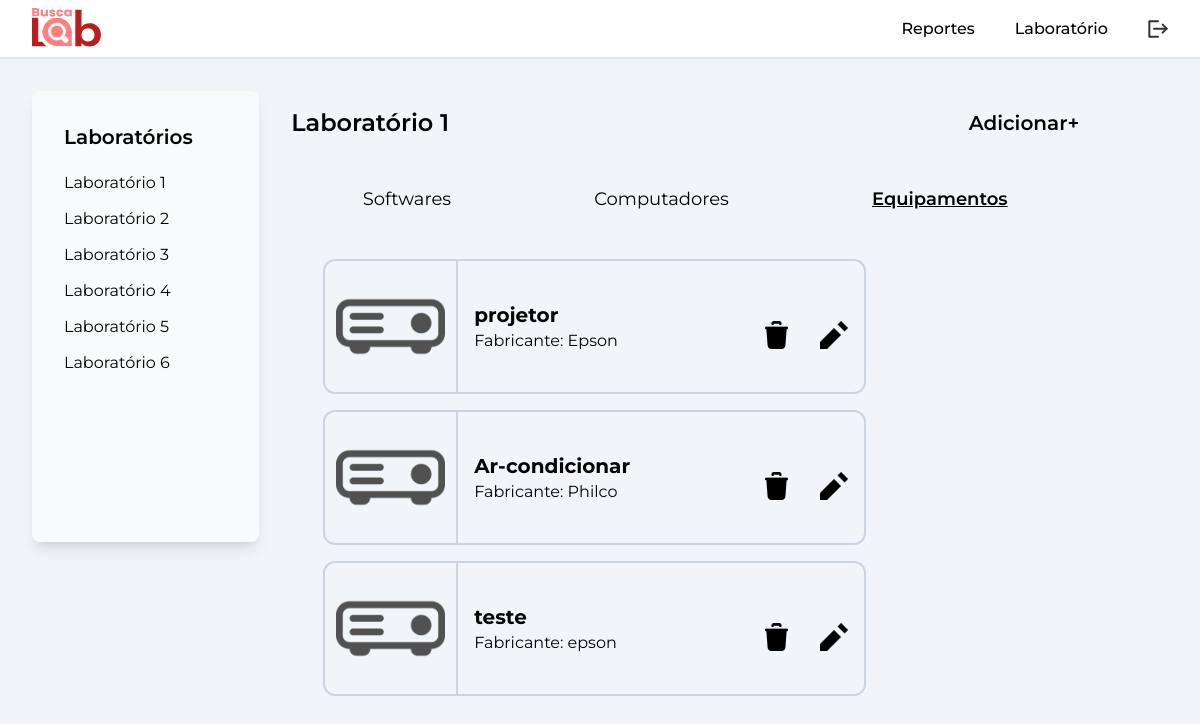
/html/suporte/labs/lab.equip.php?l=1 (signed in), run on an earlier commit of the app's database.
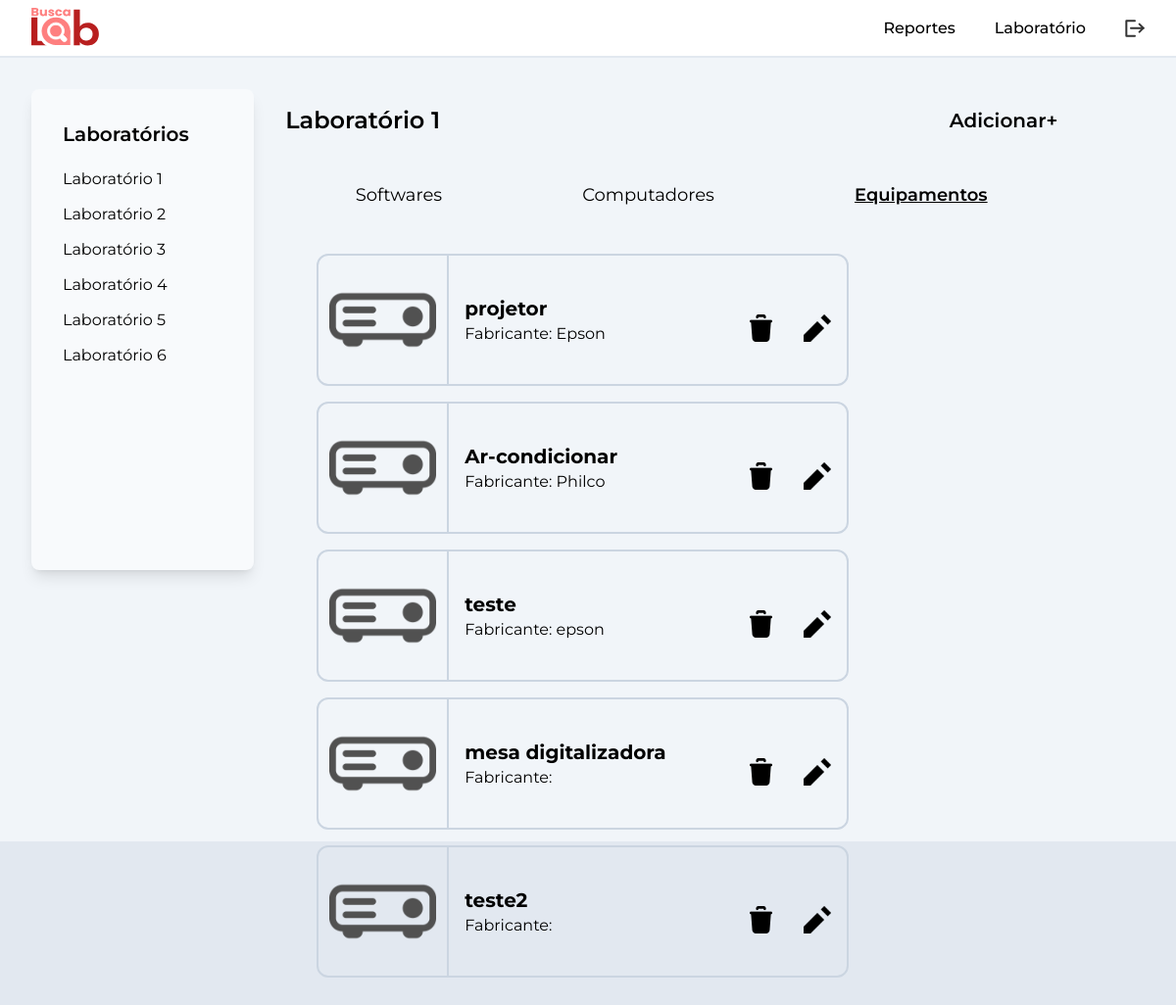
And on a later commit of the database.
### tables this page shows
CREATE TABLE `tb_equipamentos` (
  `id` int NOT NULL,
  `modelo` varchar(100) NOT NULL,
  `patrimonio` varchar(50) NOT NULL,
  `fabricante` varchar(50) NOT NULL,
  `lab1` tinyint(1) NOT NULL,
  `lab2` tinyint(1) NOT NULL,
  `lab3` tinyint(1) NOT NULL,
  `lab4` tinyint(1) NOT NULL,
  `lab5` tinyint(1) NOT NULL,
  `lab6` tinyint(1) NOT NULL
);

### src/models/labs.model.php (called while the page is built, shortened)
<?php
    require 'conexao.php';
    if(isset($_GET['l']) && !empty($_GET['l'])){
        $id_lab = $_GET['l'];
    }
    $query_equip = $conexao->prepare("SELECT id,fabricante,modelo,lab".$id_lab." FROM tb_equipamentos");
    $query_equip->execute();
    $dados_equip = $query_equip->fetchAll();
?>

### html/suporte/labs/lab.equip.php (the view, shortened to what this page needs)
<?php
include '../../../src/models/labs.model.php';
?>
<!DOCTYPE html>
<html lang="pt-br">
<head>
    <link rel="stylesheet" href="../../../src/css/output.css" />
</head>
<body class="font-montserrat h-screen flex flex-col justify-between bg-slate-200">
    <header class="flex justify-between pt-2 pb-2 pr-8 pl-8 items-center shadow-lg border-b-2 border-slate-200 bg-white">
        <section>
            <a href="../main.php"><img src="../../../assets/cyberpunk/logo-cyberpunk.svg" alt="" class="w-3/4"></a>
        </section>
        <section class="flex gap-10 items-center">
            <a href="../main.php">
                <p class="transition-all cursor-pointer font-medium hover:font-semibold">Reportes</p>
            </a>
            <a href="lab.equip.php?l=1">
                <p class="transition-all cursor-pointer font-medium hover:font-semibold">Laboratório</p>
            </a>
            <a href="../../../src/models/logout.php"><img src="../../../assets/logout.svg" class="w-5 hover:w-6 transition-all" alt=""></a>
        </section>
    </header>
    <section class="flex align-start bg-slate-100 p-8 h-screen">
        <nav class="flex flex-col gap-3 w-1/5 h-2/3 p-8 bg-slate-50 rounded-lg shadow-lg">
            <h3 class="text-xl font-semibold mb-2">Laboratórios</h3>
            <?php
            for ($i = 1; $i < 7; $i++) {
                echo '<a class="transition-all hover:font-semibold flex flex-row flex-nowrap gap-4" href="lab.soft.php?l=' . $i . '">
                                <p>Laboratório ' . $i . '</p>';
                echo '</a>';
            }
            ?>
        </nav>
        <main class="flex flex-col p-8 pt-4 gap-8 w-3/4 ">
            <section>
                <div class="flex flex-row justify-between items-center">
                    <h2 class="text-2xl font-semibold">Laboratório <?php echo $id_lab; ?></h2>
                    <a href="../add.equip.php?l=<?= $id_lab ?>">
                        <div class="text-xl font-semibold hover:underline transition-all ">Adicionar+</div>
                    </a>
                </div>
            </section>
            <section class="flex flex-col w-100">
                <div class="flex h-10 items-center justify-around mt-2 mb-2 w-100">
                    <a href="lab.soft.php?l=<?= $id_lab; ?>">
                        <button class="text-lg" data-page="Softwares">
                            Softwares
                        </button>
                    </a>
                    <a href="lab.modelos.php?l=<?= $id_lab; ?>">
                        <button class="text-lg" data-page="Computadores">
                            Computadores
                        </button>
                    </a>
                    <button class="text-lg font-semibold underline" data-page="Equipamentos">
                        Equipamentos
                    </button>
                </div>
                <div>
                    <ul>
                        <li>
                            <div id="Equipamentos" class="flex flex-col gap-10 p-8">
                                <div class="flex flex-row flex-wrap gap-4">
                                    <?php foreach ($dados_equip as $key => $value) {
                                        $id_equip = $dados_equip[$key]['id'];
                                        if ($dados_equip[$key]['lab' . $id_lab] != 0) {
                                    ?>
                                            <div class="flex h-full w-3/4 rounded-xl border-2 border-slate-300">
                                                <div class="flex items-center justify-center h-42 w-1/3 rounded-l-xl border-r-2 border-slate-300">
                                                    <img src="../../../assets/suporte/projetor.png" alt="" class="h-5/6">
                                                </div>
                                                <div class="flex w-full p-4 items-center justify-between">
                                                    <div class="flex flex-col">
                                                        <h3 class="text-xl font-bold"><?= $dados_equip[$key]['modelo']; ?></h3>
                                                        <span>Fabricante: <?= $dados_equip[$key]['fabricante']; ?></span>
                                                    </div>
                                                    <div class="flex flex-row gap-4">
                                                        <a  data-id="../../../src/models/labs.model.php?l=<?= $id_lab . '&Ere=' . $id_equip ?>" data-todos="../../../src/models/labs.model.php?l=<?= $id_lab . '&Edel=' . $id_equip ?>" class ="lixo">
                                                            <img src="../../../assets/suporte/lixo.png" alt="" class="h-7 mt-4 ml-4 hover:h-8 transition-all duration-200">
                                                        </a>
                                                        <a href="../add.equip.php?l=<?=$id_lab.'&edit='.$id_equip; ?>">
                                                            <img src="../../../assets/suporte/editar.png" alt="" class="h-7 mt-4 ml-4 hover:h-8 transition-all duration-200">
                                                        </a>
                                                    </div>
                                                </div>
                                            </div>
                                    <?php }
                                    }; ?>
                                </div>
                                </div>
                    </ul>
                </div>
            </section>

What changed in the data, as far as the page shows it:
added tb_equipamentos: lab1 1 (drawn), modelo "mesa digitalizadora"
added tb_equipamentos: lab1 1 (drawn), modelo "teste2"
